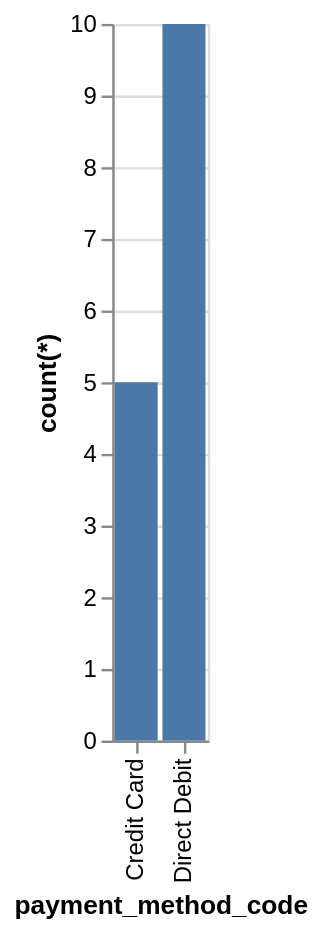

Specify this chart in Vega-Lite:
### Vega-Lite specification from a JSON file in a GitHub repository (floating-point values rounded to 4 significant figures)
{"data": {"values": [{"x_data": "Credit Card", "y_data": 5}, {"x_data": "Direct Debit", "y_data": 10}]}, "mark": "bar", "encoding": {"x": {"field": "x_data", "type": "nominal", "title": "payment_method_code", "sort": {"op": "sum", "field": "y_data", "order": "ascending"}}, "y": {"field": "y_data", "type": "quantitative", "title": "count(*)"}}}
